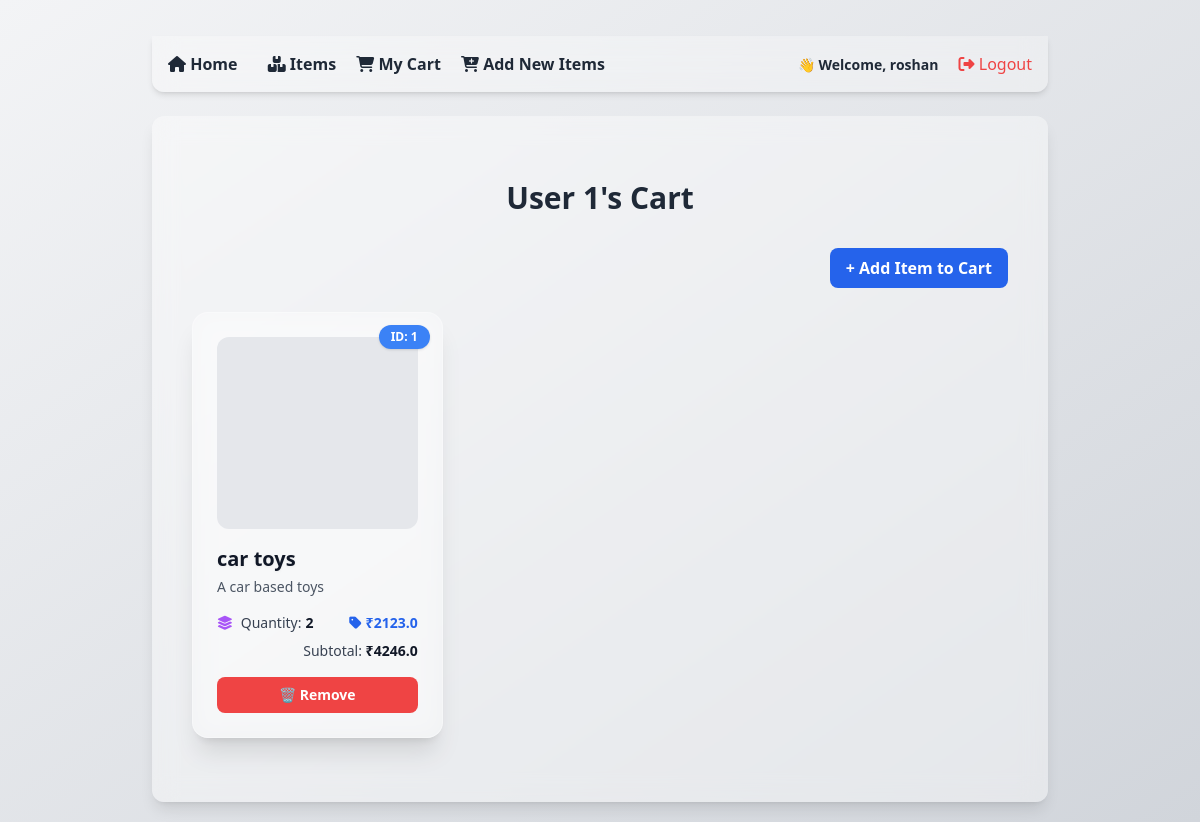
Page /cart/1 (signed in) on the committed database.
### tables this page shows
CREATE TABLE cart (
            id INTEGER PRIMARY KEY AUTOINCREMENT,
            user_id INTEGER,
            item_id INTEGER,
            quantity INTEGER,
            FOREIGN KEY (user_id) REFERENCES users(id),
            FOREIGN KEY (item_id) REFERENCES items(id)
        );

CREATE TABLE items (
            id INTEGER PRIMARY KEY AUTOINCREMENT,
            name TEXT,
            about TEXT,
            category TEXT,
            price REAL,
            stock INTEGER,
            image_url TEXT
        );

### routes/cartRoutes.py (the view)
@cart_bp.route('/cart/<int:user_id>', methods=['GET'])
def show_cart(user_id):
    conn, cursor = get_cursor()
    cursor.execute("""
        SELECT cart.id, items.id as item_id, items.name AS item_name, items.price,
               cart.quantity, items.image_url, items.about
        FROM cart
        JOIN items ON cart.item_id = items.id
        WHERE cart.user_id = ?
    """, (user_id,))
    cart_items = cursor.fetchall()
    cursor.close()
    conn.close()
    return render_template("cart.html", cart=cart_items, user_id=user_id)

### db.py (called while the page is built)
def get_db_connection():
    conn = sqlite3.connect('ecommerce.db')  # This will create the file if it doesn't exist
    conn.row_factory = sqlite3.Row         # Optional: return rows as dictionaries
    return conn

### routes/cartRoutes.py (called while the page is built)
def get_cursor():
    conn = get_db_connection()
    conn.row_factory = sqlite3.Row  # Enables dictionary-like access
    return conn, conn.cursor()

### templates/cart.html (shortened to what this page needs)
{% extends "base.html" %}
{% block content %}
<div class="max-w-6xl mx-auto px-4 py-10">
  <h2 class="text-3xl font-bold text-gray-800 mb-8 text-center">User {{ user_id }}'s Cart</h2>
  <div class="flex justify-end mb-6">
    <a href="{{ url_for('cart.add_to_cart', user_id=user_id) }}"
      class="bg-blue-600 hover:bg-blue-700 text-white font-semibold py-2 px-4 rounded-lg transition">
      + Add Item to Cart
    </a>
  </div>
  {% if cart %}
  <div class="grid grid-cols-1 sm:grid-cols-2 lg:grid-cols-3 gap-8">
    {% for item in cart %}
    <div
      class="relative bg-white/20 backdrop-blur-md p-6 rounded-2xl shadow-xl hover:shadow-2xl transition transform hover:-translate-y-1 hover:scale-[1.02] border border-white/30 flex flex-col">
      <div class="absolute top-3 right-3 bg-blue-500 text-white text-xs font-bold px-3 py-1 rounded-full shadow">
        ID: {{ item.item_id }}
      </div>
      <div class="h-48 w-full bg-gray-200 rounded-xl mb-4 bg-cover bg-center"
        style="background-image: url('{{ item.image_url if item.image_url else '/static/default-image.png' }}');">
      </div>
      <div class="mb-4">
        <h4 class="text-xl font-extrabold text-gray-900 drop-shadow-sm">{{ item.item_name }}</h4>
        {% if item.about %}
        <p class="text-sm text-gray-600 mt-1">{{ item.about }}</p>
        {% endif %}
      </div>
      <div class="text-sm mb-4">
        <div class="flex items-center justify-between">
          <span class="flex items-center text-gray-700">
            <i class="fas fa-layer-group mr-2 text-purple-500"></i>
            Quantity: <strong class="ml-1 text-gray-900">{{ item.quantity }}</strong>
          </span>
          <span class="flex items-center text-blue-600 font-bold">
            <i class="fas fa-tag mr-1"></i> ₹{{ item.price }}
          </span>
        </div>
        <div class="text-right text-gray-700 mt-2">
          Subtotal: <strong class="text-gray-900">₹{{ item.price * item.quantity }}</strong>
        </div>
      </div>
      <div class="mt-auto">
        <form method="POST" action="{{ url_for('cart.delete_from_cart', user_id=user_id, cart_id=item.id) }}">
          <button type="submit"
            class="w-full bg-red-500 hover:bg-red-600 text-white text-sm font-semibold px-4 py-2 rounded-lg transition">
            🗑 Remove
          </button>
        </form>
      </div>
    </div>
    {% endfor %}
  </div>
  {% else %}
  <div class="text-center text-gray-600 text-lg mt-10">
    🛒 Your cart is currently empty.
  </div>
  {% endif %}
</div>
{% endblock %}

### static/style.css (style rules this page uses)
body { font-family: sans-serif; padding: 20px; }

### rows in the picture
cart: item_id "1", item_name "car toys", about "A car based toys", quantity "2", price "2123.0", item.price*item.quantity "4246.0"

### other values in the picture
{{ session.username }} "roshan"
{{ user_id }} "1"
